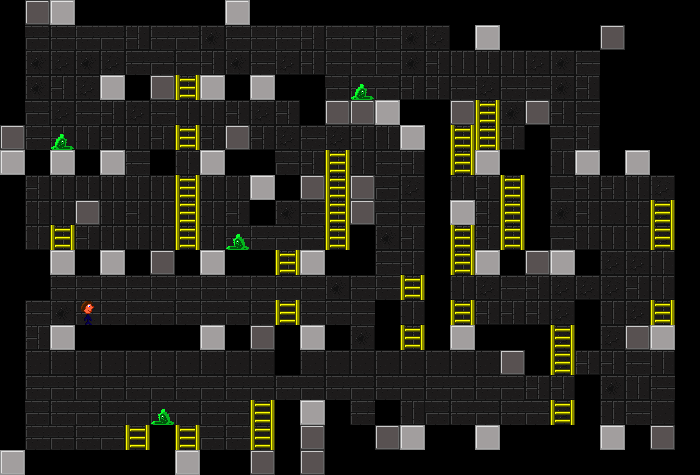

Rendered tile map (Tiled .tmx) drawn with the repository's tilesets; below, a short description and the map source with its tile grids summarised:
An orthogonal 28x19 tile map with 25x25 px tiles, 3 tile layers (bkg, blocks, entities), 3 tilesets.

<map version="1.0" orientation="orthogonal" width="28" height="19" tilewidth="25" tileheight="25">
 <tileset firstgid="1" source="blocks.tsx" />
 <tileset firstgid="33" source="entities.tsx" />
 <tileset firstgid="49" source="bkg.tsx" />
 <layer name="bkg" width="28" height="19">
  <data>[532 cells, 300 non-empty, 8 distinct tile ids]</data>
 </layer>
 <layer name="blocks" width="28" height="19">
  <data>[532 cells, 263 non-empty, 11 distinct tile ids]</data>
 </layer>
 <layer name="entities" width="28" height="19">
  <data>[532 cells, 5 non-empty, 3 distinct tile ids]</data>
 </layer>
</map>